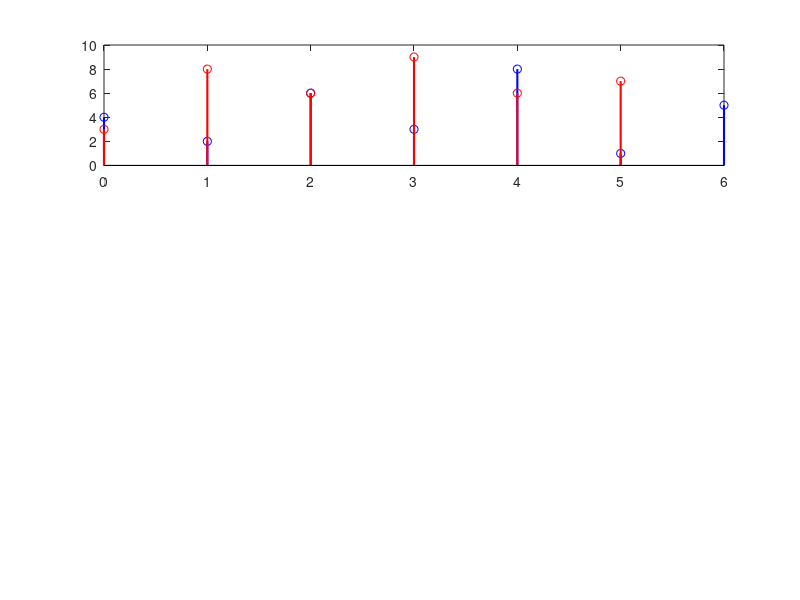

MATLAB code for this plot: (Note: this script raises an error after producing the figure.)

%	Show that convolution of two signals in the time domain equals point-wise multiplication in the frequency domain. Given:
% x_1=[4 2 6 3 8 1 5]   and x_2=[3 8 6 9 6 7] 


	

clc; clear; close all;


% Given signals
x1 = [4 2 6 3 8 1 5];
x2 = [3 8 6 9 6 7];

% Length for linear convolution
N = length(x1) + length(x2) - 1;

% Zero-padding
x1p = [x1 zeros(1, N-length(x1))];
x2p = [x2 zeros(1, N-length(x2))];

% --- Time domain convolution ---
y_time = conv(x1, x2);

% --- Frequency domain multiplication ---
X1 = fft(x1p, N);
X2 = fft(x2p, N);
Y_freq = X1 .* X2;
y_freq = ifft(Y_freq);

disp('Time domain convolution:'), disp(y_time)
disp('Frequency domain result:'), disp(round(y_freq))
% ---------------- PLOTTING ----------------
figure;

% Plot x1 and x2
subplot(3,1,1);
stem(0:length(x1)-1, x1, 'b','LineWidth',1.5); hold on;
stem(0:length(x2)-1, x2, 'r','LineWidth',1.5);
xline(0,'k'); yline(0,'k');   % Cartesian style axes
title('Original signals x1 (blue) and x2 (red)');
xlabel('n'); ylabel('Amplitude'); grid on;

% Plot convolution result
subplot(3,1,2);
stem(0:length(y_time)-1, y_time, 'k','LineWidth',1.5);
xline(0,'k'); yline(0,'k');   % Cartesian style axes
title('Convolution in Time Domain: y\_time');
xlabel('n'); ylabel('Amplitude'); grid on;

% Plot frequency-domain result
subplot(3,1,3);
stem(0:length(y_freq)-1, real(y_freq), 'm','LineWidth',1.5);
xline(0,'k'); yline(0,'k');   % Cartesian style axes
title('Result from Frequency Domain (IFFT of X1*X2)');
xlabel('n'); ylabel('Amplitude'); grid on;
